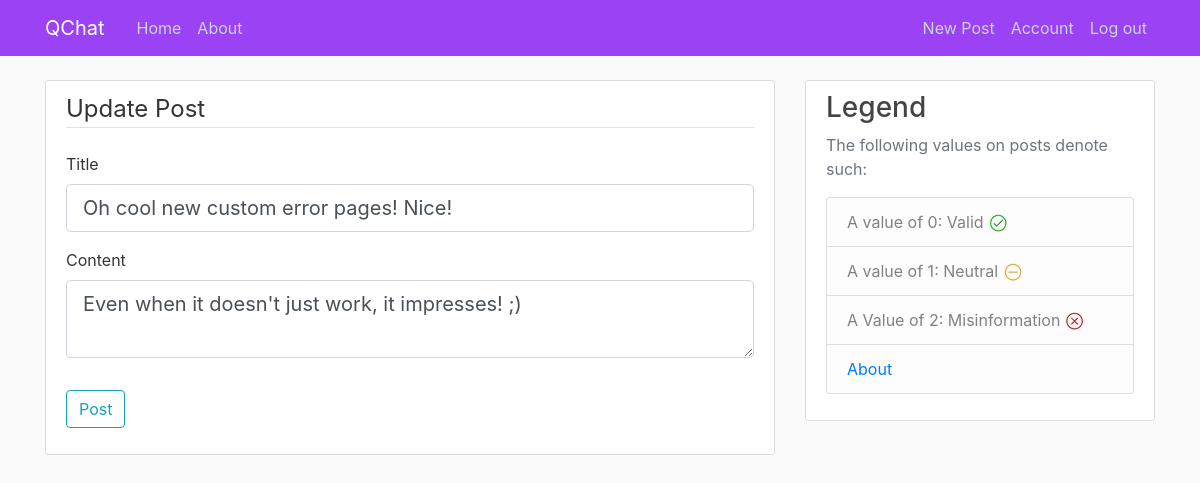
Page /post/25/update (signed in) on the committed database.
### app/models.py (models this page shows, shortened)
class Post(db.Model):
    id = db.Column(db.Integer, primary_key=True)                                    # Primary Key
    title = db.Column(db.String(100), nullable=False)                               # Each Post will have a title, with a max(100) characters, uniqueness does not apply, and Null is not allowed!
    date_posted = db.Column(db.DateTime, nullable=False, default=datetime.utcnow)   # Each Post will have a date_posted, with DateTime set to utcnow, current time, and Null is not allowed!
    content = db.Column(db.Text, nullable=False)                                    # Each Post will have a content with no character limit, and Null is not allowed!
    user_id = db.Column(db.Integer, db.ForeignKey('user.id'), nullable=False)       # This is using the user id as a ForeignKey, each post must have an Author, so Null is not allowed!

### app/posts/routes.py (the view, shortened to what this page needs)
@posts.route('/post/<int:post_id>/update', methods=['GET', 'POST'])
@login_required
def update_post(post_id):
    post = Post.query.get_or_404(post_id)
    if post.author != current_user:
        abort(403)
    form = PostForm()                                                       # Create an instance of the PostForm()
    if request.method == 'GET':
        form.title.data = post.title                                        # This ensures that the fields are populated with the previous text! But only if it's a 'GET' request.
        form.content.data = post.content                                    # This ensures that the fields are populated with the previous text! But only if it's a 'GET' request.
    return render_template('create_post.html', title='Update Post', form=form, legend='Update Post')            # Redirect to Create_Post.html, but with some pre-filled text, and a newer legend!

### app/posts/forms.py
class PostForm(FlaskForm):
    title = StringField('Title', validators=[ DataRequired() ])
    content = TextAreaField('Content', validators=[ DataRequired() ])
    submit = SubmitField('Post')

### app/models.py (called while the page is built)
@login_manager.user_loader
def laod_user(user_id):
    return User.query.get(int(user_id))                                             # getter function that helps get the user_id

### app/templates/create_post.html (shortened to what this page needs)
{% extends "template.html" %}
{% block content %}
    <div class="content-section">
        <form method="POST" action="">
            <fieldset class="form-group">
                <legend class="border-bottom mb-4">{{ legend }}</legend>
                <div class="form-group">
                    {{ form.title.label(class="form-control-label") }}
                    {% if form.title.errors %}
                        {{ form.title(class="form-control form-control-lg is-invalid") }}
                        <div class="invalid-feedback">
                            {% for error in form.title.errors %}
                                <span> {{ error }} </span>
                            {% endfor %}
                        </div>
                    {% else %}
                        {{ form.title(class="form-control form-control-lg") }}
                    {% endif %}
                </div>
                <div class="form-group">
                    {{ form.content.label(class="form-control-label") }}
                    {% if form.content.errors %}
                        {{ form.content(class="form-control form-control-lg is-invalid") }}
                        <div class="invalid-feedback">
                            {% for error in form.content.errors %}
                                <span> {{ error }} </span>
                            {% endfor %}
                        </div>
                    {% else %}
                        {{ form.content(class="form-control form-control-lg") }}
                    {% endif %}
                </div>
            </fieldset>
            <div class="form-group">
                {{ form.submit(class="btn btn-outline-info") }}
            </div>
        </form>
    </div>
{% endblock content %}

### app/static/main.css (style rules this page uses)
body { background: #fafafa; color: #333333; margin-top: 5rem; }
.content-section { background: #ffffff; padding: 10px 20px; border: 1px solid #dddddd; border-radius: 3px; margin-bottom: 20px; }

### rows in the picture
Post: title "Oh cool new custom error pages! Nice!", content "Even when it doesn't just work, it impresses! ;)"

### other values in the picture
{{ legend }} "Update Post"
